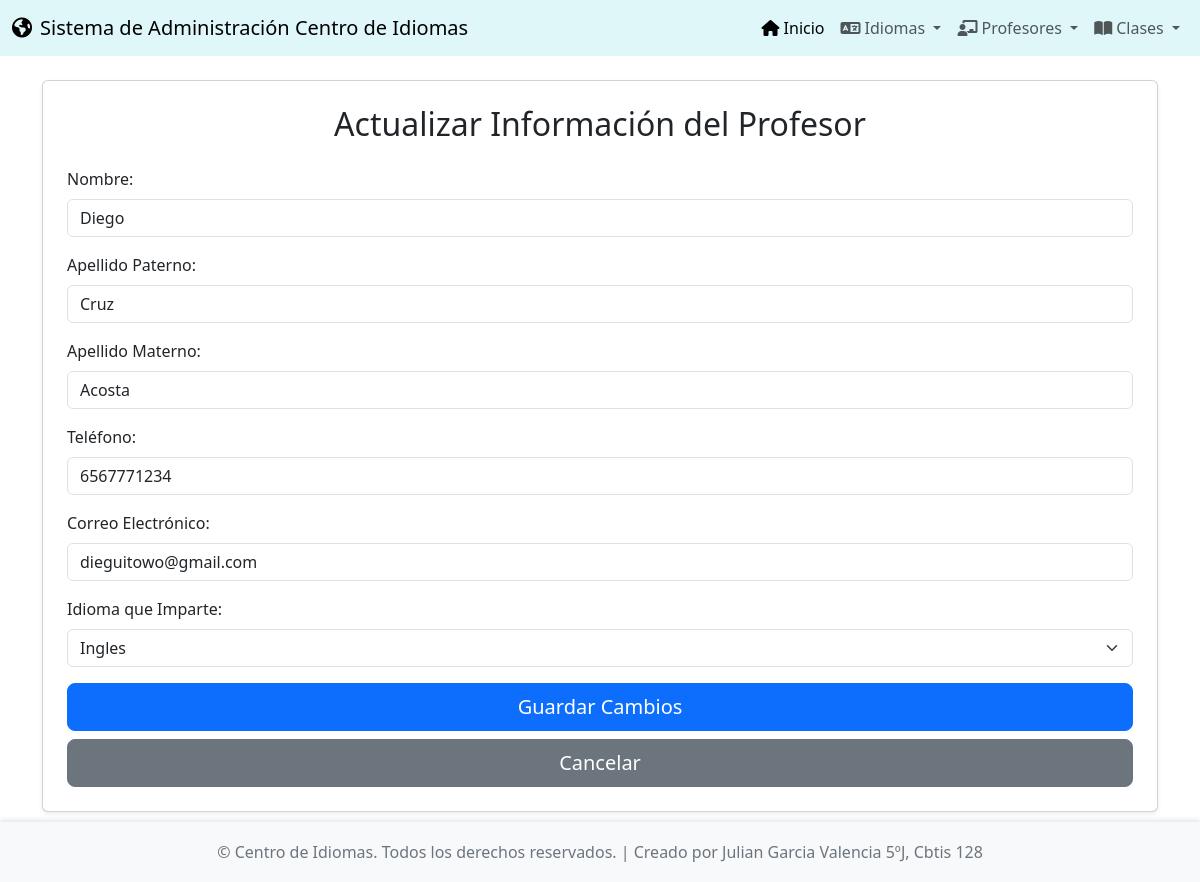
Page /profesores/actualizar/3/ on the committed database.
### app_Centro_Idiomas/models.py (models this page shows, shortened)
class Profesor(models.Model):
    nombre = models.CharField(max_length=100)
    ap_paterno = models.CharField(max_length=100)
    ap_materno = models.CharField(max_length=100, blank=True, null=True)
    telefono = models.CharField(max_length=15, blank=True, null=True)
    correo = models.EmailField(unique=True)
    id_idioma = models.ForeignKey(Idioma, on_delete=models.CASCADE, related_name="profesores")

class Idioma(models.Model):
    nombre = models.CharField(max_length=50, unique=True)
    nivel = models.CharField(max_length=50)
    region = models.CharField(max_length=100, blank=True, null=True)
    descripcion = models.TextField(blank=True, null=True)
    codigo = models.CharField(max_length=10, unique=True)
    bandera_img = models.ImageField(upload_to='banderas/', blank=True, null=True)

### app_Centro_Idiomas/views.py (the view)
# urls.py: path('profesores/actualizar/<int:pk>/', views.actualizar_profesor, name='actualizar_profesor'),
def actualizar_profesor(request, pk):
    profesor = get_object_or_404(Profesor, pk=pk)
    idiomas = Idioma.objects.all()
    return render(request, 'profesores/actualizar_profesor.html', {'profesor': profesor, 'idiomas': idiomas})

### app_Centro_Idiomas/templates/profesores/actualizar_profesor.html (shortened to what this page needs)
{% extends 'base.html' %}
{% block content %}
<div class="card shadow-sm p-4">
    <h2 class="mb-4 text-center">Actualizar Información del Profesor</h2>
    <form method="post" action="{% url 'realizar_actualizacion_profesor' profesor.pk %}">
        <div class="mb-3">
            <label for="nombre" class="form-label">Nombre:</label>
            <input type="text" class="form-control" id="nombre" name="nombre" value="{{ profesor.nombre }}" required>
        </div>
        <div class="mb-3">
            <label for="ap_paterno" class="form-label">Apellido Paterno:</label>
            <input type="text" class="form-control" id="ap_paterno" name="ap_paterno" value="{{ profesor.ap_paterno }}" required>
        </div>
        <div class="mb-3">
            <label for="ap_materno" class="form-label">Apellido Materno:</label>
            <input type="text" class="form-control" id="ap_materno" name="ap_materno" value="{{ profesor.ap_materno|default_if_none:'' }}">
        </div>
        <div class="mb-3">
            <label for="telefono" class="form-label">Teléfono:</label>
            <input type="text" class="form-control" id="telefono" name="telefono" value="{{ profesor.telefono|default_if_none:'' }}">
        </div>
        <div class="mb-3">
            <label for="correo" class="form-label">Correo Electrónico:</label>
            <input type="email" class="form-control" id="correo" name="correo" value="{{ profesor.correo }}" required>
        </div>
        <div class="mb-3">
            <label for="id_idioma" class="form-label">Idioma que Imparte:</label>
            <select class="form-select" id="id_idioma" name="id_idioma" required>
                {% for idioma in idiomas %}
                    <option value="{{ idioma.pk }}" {% if idioma == profesor.id_idioma %}selected{% endif %}>
                        {{ idioma.nombre }}
                    </option>
                {% endfor %}
            </select>
        </div>
        <div class="d-grid gap-2">
            <button type="submit" class="btn btn-primary btn-lg">Guardar Cambios</button>
            <a href="{% url 'ver_profesores' %}" class="btn btn-secondary btn-lg">Cancelar</a>
        </div>
    </form>
</div>
{% endblock %}

### app_Centro_Idiomas/templates/base.html (style rules this page uses)
body { display: flex; flex-direction: column; min-height: 100vh; }

### rows in the picture
Profesor: nombre "Diego", ap_paterno "Cruz", ap_materno "Acosta", telefono "6567771234", correo "dieguitowo@gmail.com", id_idioma "Ingles"
